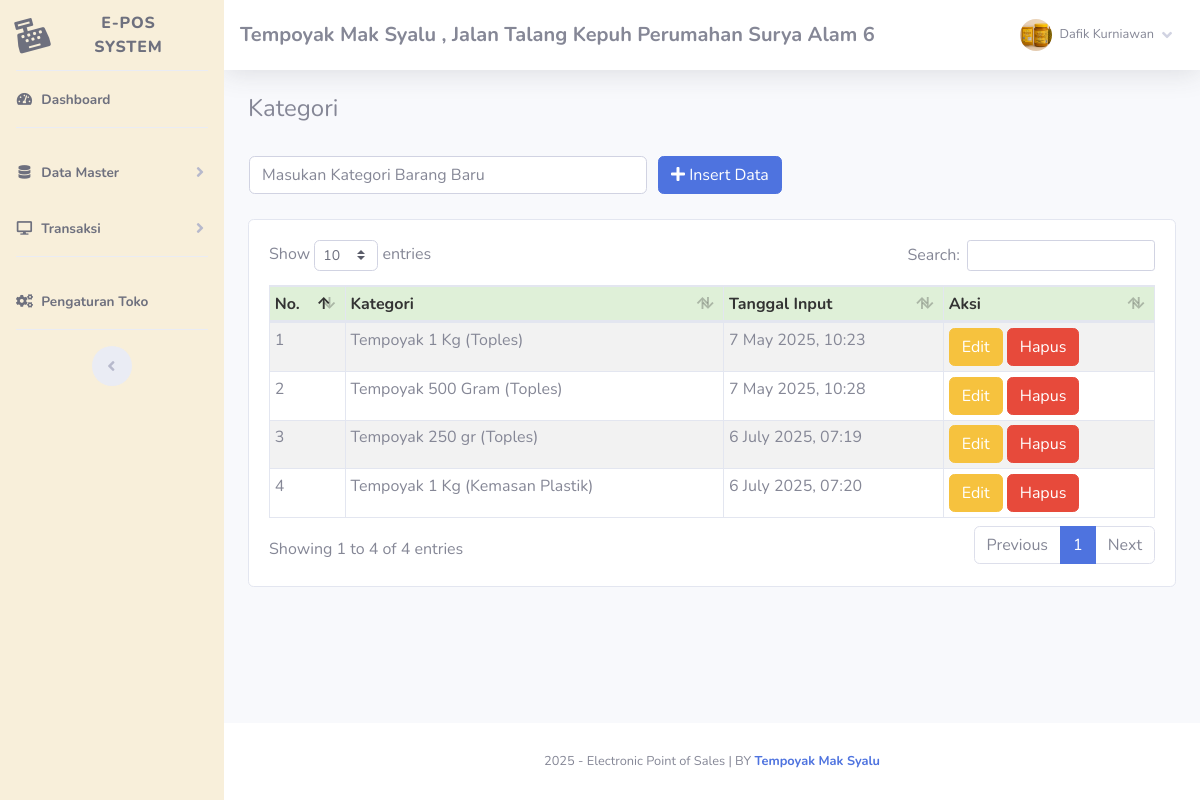
Screenshot of /index.php?page=kategori (signed in) with the database file from the repository.
### tables this page shows
CREATE TABLE `toko` (
  `id_toko` int(11) NOT NULL,
  `nama_toko` varchar(255) NOT NULL,
  `alamat_toko` text NOT NULL,
  `tlp` varchar(255) NOT NULL,
  `nama_pemilik` varchar(255) NOT NULL
);

CREATE TABLE `member` (
  `id_member` int(11) NOT NULL,
  `nm_member` varchar(255) NOT NULL,
  `alamat_member` text NOT NULL,
  `telepon` varchar(255) NOT NULL,
  `email` varchar(255) NOT NULL,
  `gambar` text NOT NULL,
  `NIK` text NOT NULL
);

CREATE TABLE `kategori` (
  `id_kategori` int(11) NOT NULL,
  `nama_kategori` varchar(255) NOT NULL,
  `tgl_input` varchar(255) NOT NULL
);

### admin/module/kategori/index.php (the view, shortened to what this page needs)
<h4>Kategori</h4>
<br />
<?php
	if(!empty($_GET['uid'])){
	$sql = "SELECT * FROM kategori WHERE id_kategori = ?";
	$row = $config->prepare($sql);
	$row->execute(array($_GET['uid']));
	$edit = $row->fetch();
?>
<form method="POST" action="fungsi/edit/edit.php?kategori=edit">
    <table>
        <tr>
            <td style="width:25pc;"><input type="text" class="form-control" value="<?= $edit['nama_kategori'];?>"
                    required name="kategori" placeholder="Masukan Kategori Barang Baru">
                <input type="hidden" name="id" value="<?= $edit['id_kategori'];?>">
            </td>
            <td style="padding-left:10px;"><button id="tombol-simpan" class="btn btn-primary"><i class="fa fa-edit"></i>
                    Ubah Data</button></td>
        </tr>
    </table>
</form>
<?php }else{?>
<form method="POST" action="fungsi/tambah/tambah.php?kategori=tambah">
    <table>
        <tr>
            <td style="width:25pc;"><input type="text" class="form-control" required name="kategori"
                    placeholder="Masukan Kategori Barang Baru"></td>
            <td style="padding-left:10px;"><button id="tombol-simpan" class="btn btn-primary"><i class="fa fa-plus"></i>
                    Insert Data</button></td>
        </tr>
    </table>
</form>
<?php }?>
<br />
<div class="card card-body">
    <div class="table-responsive">
        <table class="table table-bordered table-striped table-sm" id="example1">
            <thead>
                <tr style="background:#DFF0D8;color:#333;">
                    <th>No.</th>
                    <th>Kategori</th>
                    <th>Tanggal Input</th>
                    <th>Aksi</th>
                </tr>
            </thead>
            <tbody>
                <?php
				$hasil = $lihat -> kategori();
				$no=1;
				foreach($hasil as $isi){
			?>
                <tr>
                    <td><?php echo $no;?></td>
                    <td><?php echo $isi['nama_kategori'];?></td>
                    <td><?php echo $isi['tgl_input'];?></td>
                    <td>
                        <a href="index.php?page=kategori&uid=<?php echo $isi['id_kategori'];?>"><button
                                class="btn btn-warning">Edit</button></a>
                        <a href="fungsi/hapus/hapus.php?kategori=hapus&id=<?php echo $isi['id_kategori'];?>"
                            onclick="javascript:return confirm('Hapus Data Kategori ?');"><button
                                class="btn btn-danger">Hapus</button></a>
                    </td>
                </tr>
                <?php $no++; }?>
            </tbody>
        </table>
    </div>
</div>

### admin/template/sidebar.php (shortened to what this page needs)
<?php
    $id = $_SESSION['admin']['id_member'];
    $hasil_profil = $lihat -> member_edit($id);
?>
<ul class="navbar-nav sidebar sidebar-light accordion sidebar-yellow" id="accordionSidebar">
    <a class="sidebar-brand d-flex align-items-center justify-content-center" href="index.php">
        <div class="sidebar-brand-icon rotate-n-15">
            <i class="fas fa-cash-register"></i>
        </div>
        <div class="sidebar-brand-text mx-3">E-POS System<sup></sup></div>
    </a>
    <hr class="sidebar-divider my-0">
    <li class="nav-item active">
        <a class="nav-link" href="index.php">
            <i class="fas fa-fw fa-tachometer-alt"></i>
            <span>Dashboard</span></a>
    </li>
    <hr class="sidebar-divider">
    <li class="nav-item active">
        <a class="nav-link collapsed" href="#" data-toggle="collapse" data-target="#collapseTwo" aria-expanded="true"
            aria-controls="collapseTwo">
            <i class="fas fa-fw fa-database"></i>
            <span>Data Master</span>
        </a>
    </li>
    <li class="nav-item active">
        <a class="nav-link collapsed" href="#" data-toggle="collapse" data-target="#collapse3" aria-expanded="true"
            aria-controls="collapse3">
            <i class="fas fa-fw fa-desktop"></i>
            <span>Transaksi</span>
        </a>
    </li>
    <hr class="sidebar-divider">
    <li class="nav-item active">
        <a class="nav-link" href="index.php?page=pengaturan">
            <i class="fas fa-fw fa-cogs"></i>
            <span>Pengaturan Toko</span></a>
    </li>
    <hr class="sidebar-divider d-none d-md-block">
    <div class="text-center d-none d-md-inline">
        <button class="rounded-circle border-0" id="sidebarToggle"></button>
    </div>
</ul>
<div id="content-wrapper" class="d-flex flex-column">
    <div id="content">
        <nav class="navbar navbar-expand navbar-light bg-white topbar mb-4 static-top shadow">
            <h5 class="d-lg-block d-none mt-2"><b><?php echo $toko['nama_toko'];?>, <?php echo $toko['alamat_toko'];?></b></h5>
            <ul class="navbar-nav ml-auto">
                <li class="nav-item dropdown no-arrow">
                    <a class="nav-link dropdown-toggle" href="#" id="userDropdown" role="button" data-toggle="dropdown"
                        aria-haspopup="true" aria-expanded="false">
                        <img class="img-profile rounded-circle"
                            src="assets/img/user/<?php echo $hasil_profil['gambar'];?>">
                        <span
                            class="mr-2 d-none d-lg-inline text-gray-600 small ml-2"><?php echo $hasil_profil['nm_member'];?></span>
                        <i class="fas fa-angle-down"></i>
                    </a>
                </li>
            </ul>
        </nav>
        <div class="container-fluid">

### admin/template/sidebar.php (style rules this page uses)
.sidebar-yellow { background-color:rgba(221, 176, 69, 0.2) !important; }

### rows the page displays
toko: nama_toko "Tempoyak Mak Syalu", alamat_toko "Jalan Talang Kepuh Perumahan Surya Alam 6"
kategori: nama_kategori "Tempoyak 1 Kg (Toples)", tgl_input "7 May 2025, 10:23"
kategori: nama_kategori "Tempoyak 500 Gram (Toples)", tgl_input "7 May 2025, 10:28"
kategori: nama_kategori "Tempoyak 250 gr (Toples)", tgl_input "6 July 2025, 07:19"
kategori: nama_kategori "Tempoyak 1 Kg (Kemasan Plastik)", tgl_input "6 July 2025, 07:20"

### other values shown
$hasil_profil['nm_member'] "Dafik Kurniawan"
